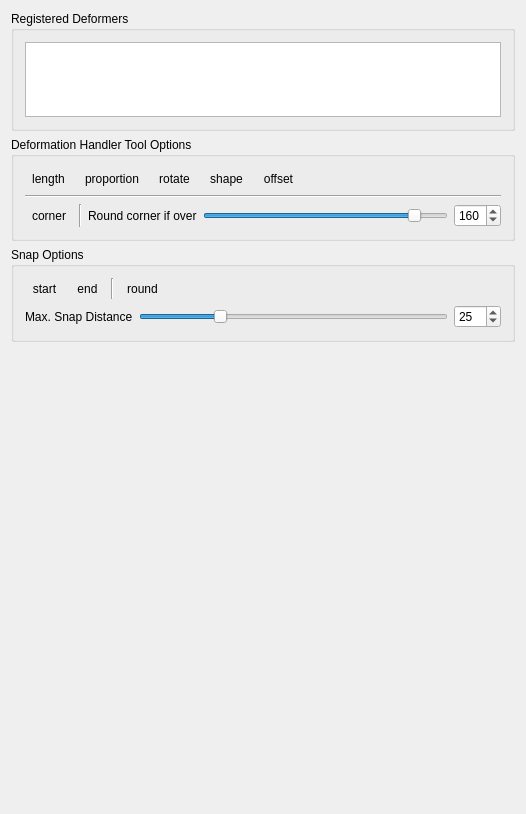
<?xml version="1.0" encoding="UTF-8"?>
<ui version="4.0">
 <class>toolPropertyContainer</class>
 <widget class="QWidget" name="toolPropertyContainer">
  <property name="geometry">
   <rect>
    <x>0</x>
    <y>0</y>
    <width>526</width>
    <height>814</height>
   </rect>
  </property>
  <property name="sizePolicy">
   <sizepolicy hsizetype="Preferred" vsizetype="Preferred">
    <horstretch>0</horstretch>
    <verstretch>0</verstretch>
   </sizepolicy>
  </property>
  <property name="windowTitle">
   <string>Form</string>
  </property>
  <layout class="QVBoxLayout" name="verticalLayout_2" stretch="0,0,0,0">
   <item>
    <widget class="QGroupBox" name="sNodeBox">
     <property name="title">
      <string>Registered Deformers</string>
     </property>
     <layout class="QVBoxLayout" name="verticalLayout_4">
      <item>
       <widget class="QTextEdit" name="nodeDisplayArea">
        <property name="sizePolicy">
         <sizepolicy hsizetype="Expanding" vsizetype="Fixed">
          <horstretch>0</horstretch>
          <verstretch>0</verstretch>
         </sizepolicy>
        </property>
        <property name="maximumSize">
         <size>
          <width>16777215</width>
          <height>75</height>
         </size>
        </property>
        <property name="undoRedoEnabled">
         <bool>true</bool>
        </property>
        <property name="readOnly">
         <bool>true</bool>
        </property>
       </widget>
      </item>
     </layout>
    </widget>
   </item>
   <item>
    <widget class="QGroupBox" name="toolOpBox">
     <property name="title">
      <string>Deformation Handler Tool Options</string>
     </property>
     <layout class="QVBoxLayout" name="verticalLayout_5">
      <item>
       <layout class="QHBoxLayout" name="horizontalLayout_7">
        <item>
         <widget class="QToolButton" name="keepLengthBtn">
          <property name="maximumSize">
           <size>
            <width>240000</width>
            <height>2000000</height>
           </size>
          </property>
          <property name="toolTip">
           <string>Constrain deformer length</string>
          </property>
          <property name="text">
           <string>length</string>
          </property>
          <property name="iconSize">
           <size>
            <width>24</width>
            <height>24</height>
           </size>
          </property>
          <property name="checkable">
           <bool>true</bool>
          </property>
          <property name="autoRaise">
           <bool>true</bool>
          </property>
         </widget>
        </item>
        <item>
         <widget class="QToolButton" name="keepProportionBtn">
          <property name="enabled">
           <bool>true</bool>
          </property>
          <property name="maximumSize">
           <size>
            <width>240000</width>
            <height>2000000</height>
           </size>
          </property>
          <property name="toolTip">
           <string>Maintain deformer and its handle lengths proportionally</string>
          </property>
          <property name="text">
           <string>proportion</string>
          </property>
          <property name="iconSize">
           <size>
            <width>24</width>
            <height>24</height>
           </size>
          </property>
          <property name="checkable">
           <bool>true</bool>
          </property>
          <property name="autoRaise">
           <bool>true</bool>
          </property>
         </widget>
        </item>
        <item>
         <widget class="QToolButton" name="keepRotationBtn">
          <property name="maximumSize">
           <size>
            <width>240000</width>
            <height>2000000</height>
           </size>
          </property>
          <property name="toolTip">
           <string>Constrain deformer rotation</string>
          </property>
          <property name="text">
           <string>rotate</string>
          </property>
          <property name="iconSize">
           <size>
            <width>24</width>
            <height>24</height>
           </size>
          </property>
          <property name="checkable">
           <bool>true</bool>
          </property>
          <property name="autoRaise">
           <bool>true</bool>
          </property>
         </widget>
        </item>
        <item>
         <widget class="QToolButton" name="keepShapeBtn">
          <property name="maximumSize">
           <size>
            <width>240000</width>
            <height>2000000</height>
           </size>
          </property>
          <property name="toolTip">
           <string>Constrain deformer shape</string>
          </property>
          <property name="text">
           <string>shape</string>
          </property>
          <property name="iconSize">
           <size>
            <width>24</width>
            <height>24</height>
           </size>
          </property>
          <property name="checkable">
           <bool>true</bool>
          </property>
          <property name="autoRaise">
           <bool>true</bool>
          </property>
         </widget>
        </item>
        <item>
         <widget class="QToolButton" name="keepOffsetRotationBtn">
          <property name="maximumSize">
           <size>
            <width>240000</width>
            <height>2000000</height>
           </size>
          </property>
          <property name="toolTip">
           <string>Constrain Offset node's orientation</string>
          </property>
          <property name="text">
           <string>offset</string>
          </property>
          <property name="iconSize">
           <size>
            <width>24</width>
            <height>24</height>
           </size>
          </property>
          <property name="checkable">
           <bool>true</bool>
          </property>
          <property name="autoRaise">
           <bool>true</bool>
          </property>
         </widget>
        </item>
        <item>
         <spacer name="horizontalSpacer_2">
          <property name="orientation">
           <enum>Qt::Horizontal</enum>
          </property>
          <property name="sizeHint" stdset="0">
           <size>
            <width>40</width>
            <height>20</height>
           </size>
          </property>
         </spacer>
        </item>
       </layout>
      </item>
      <item>
       <widget class="Line" name="line_2">
        <property name="orientation">
         <enum>Qt::Horizontal</enum>
        </property>
       </widget>
      </item>
      <item>
       <layout class="QHBoxLayout" name="horizontalLayout_3">
        <item>
         <widget class="QToolButton" name="cornerOpBtn">
          <property name="text">
           <string>corner</string>
          </property>
          <property name="iconSize">
           <size>
            <width>24</width>
            <height>24</height>
           </size>
          </property>
          <property name="checkable">
           <bool>false</bool>
          </property>
          <property name="autoExclusive">
           <bool>false</bool>
          </property>
          <property name="popupMode">
           <enum>QToolButton::InstantPopup</enum>
          </property>
          <property name="toolButtonStyle">
           <enum>Qt::ToolButtonIconOnly</enum>
          </property>
          <property name="autoRaise">
           <bool>true</bool>
          </property>
          <property name="arrowType">
           <enum>Qt::NoArrow</enum>
          </property>
         </widget>
        </item>
        <item>
         <widget class="Line" name="line_3">
          <property name="orientation">
           <enum>Qt::Vertical</enum>
          </property>
         </widget>
        </item>
        <item>
         <widget class="QLabel" name="cornerAngleLabel">
          <property name="text">
           <string>Round corner if over</string>
          </property>
         </widget>
        </item>
        <item>
         <widget class="QSlider" name="cornerAngleSlider">
          <property name="maximum">
           <number>180</number>
          </property>
          <property name="singleStep">
           <number>1</number>
          </property>
          <property name="value">
           <number>160</number>
          </property>
          <property name="orientation">
           <enum>Qt::Horizontal</enum>
          </property>
         </widget>
        </item>
        <item>
         <widget class="QSpinBox" name="cornerAngleSB">
          <property name="toolTip">
           <string/>
          </property>
          <property name="maximum">
           <number>180</number>
          </property>
          <property name="singleStep">
           <number>5</number>
          </property>
          <property name="value">
           <number>160</number>
          </property>
         </widget>
        </item>
       </layout>
      </item>
     </layout>
    </widget>
   </item>
   <item>
    <widget class="QGroupBox" name="snapOpBox">
     <property name="sizePolicy">
      <sizepolicy hsizetype="Preferred" vsizetype="Preferred">
       <horstretch>0</horstretch>
       <verstretch>0</verstretch>
      </sizepolicy>
     </property>
     <property name="title">
      <string>Snap Options</string>
     </property>
     <layout class="QVBoxLayout" name="verticalLayout">
      <item>
       <layout class="QHBoxLayout" name="horizontalLayout_2">
        <item>
         <widget class="QToolButton" name="snapStartBtn">
          <property name="maximumSize">
           <size>
            <width>240000</width>
            <height>2000000</height>
           </size>
          </property>
          <property name="toolTip">
           <string>Snap start point to the closest point on deformer</string>
          </property>
          <property name="styleSheet">
           <string notr="true"/>
          </property>
          <property name="text">
           <string>start</string>
          </property>
          <property name="iconSize">
           <size>
            <width>24</width>
            <height>24</height>
           </size>
          </property>
          <property name="checkable">
           <bool>true</bool>
          </property>
          <property name="autoRaise">
           <bool>true</bool>
          </property>
         </widget>
        </item>
        <item>
         <widget class="QToolButton" name="snapEndBtn">
          <property name="maximumSize">
           <size>
            <width>240000</width>
            <height>2000000</height>
           </size>
          </property>
          <property name="toolTip">
           <string>Snap end point to the closest point on deformer</string>
          </property>
          <property name="layoutDirection">
           <enum>Qt::LeftToRight</enum>
          </property>
          <property name="text">
           <string>end</string>
          </property>
          <property name="iconSize">
           <size>
            <width>24</width>
            <height>24</height>
           </size>
          </property>
          <property name="checkable">
           <bool>true</bool>
          </property>
          <property name="autoRaise">
           <bool>true</bool>
          </property>
         </widget>
        </item>
        <item>
         <widget class="Line" name="line">
          <property name="orientation">
           <enum>Qt::Vertical</enum>
          </property>
         </widget>
        </item>
        <item>
         <widget class="QToolButton" name="roundSnappedBtn">
          <property name="maximumSize">
           <size>
            <width>240000</width>
            <height>2000000</height>
           </size>
          </property>
          <property name="toolTip">
           <string>Round corner of the snapped point</string>
          </property>
          <property name="text">
           <string>round</string>
          </property>
          <property name="iconSize">
           <size>
            <width>24</width>
            <height>24</height>
           </size>
          </property>
          <property name="checkable">
           <bool>true</bool>
          </property>
          <property name="autoRaise">
           <bool>true</bool>
          </property>
         </widget>
        </item>
        <item>
         <spacer name="horizontalSpacer">
          <property name="orientation">
           <enum>Qt::Horizontal</enum>
          </property>
          <property name="sizeHint" stdset="0">
           <size>
            <width>40</width>
            <height>20</height>
           </size>
          </property>
         </spacer>
        </item>
       </layout>
      </item>
      <item>
       <layout class="QHBoxLayout" name="horizontalLayout">
        <property name="topMargin">
         <number>0</number>
        </property>
        <item>
         <widget class="QLabel" name="snapDistLabel">
          <property name="text">
           <string>Max. Snap Distance</string>
          </property>
         </widget>
        </item>
        <item>
         <widget class="QSlider" name="snapDistSlider">
          <property name="maximum">
           <number>100</number>
          </property>
          <property name="pageStep">
           <number>5</number>
          </property>
          <property name="value">
           <number>25</number>
          </property>
          <property name="orientation">
           <enum>Qt::Horizontal</enum>
          </property>
         </widget>
        </item>
        <item>
         <widget class="QSpinBox" name="snapDistSB">
          <property name="maximum">
           <number>100</number>
          </property>
          <property name="singleStep">
           <number>5</number>
          </property>
          <property name="value">
           <number>25</number>
          </property>
         </widget>
        </item>
       </layout>
      </item>
     </layout>
    </widget>
   </item>
   <item>
    <spacer name="verticalSpacer">
     <property name="orientation">
      <enum>Qt::Vertical</enum>
     </property>
     <property name="sizeHint" stdset="0">
      <size>
       <width>20</width>
       <height>40</height>
      </size>
     </property>
    </spacer>
   </item>
  </layout>
 </widget>
 <layoutdefault spacing="6" margin="11"/>
 <resources/>
 <connections>
  <connection>
   <sender>snapDistSlider</sender>
   <signal>valueChanged(int)</signal>
   <receiver>snapDistSB</receiver>
   <slot>setValue(int)</slot>
   <hints>
    <hint type="sourcelabel">
     <x>498</x>
     <y>40</y>
    </hint>
    <hint type="destinationlabel">
     <x>698</x>
     <y>47</y>
    </hint>
   </hints>
  </connection>
  <connection>
   <sender>snapDistSB</sender>
   <signal>valueChanged(int)</signal>
   <receiver>snapDistSlider</receiver>
   <slot>setValue(int)</slot>
   <hints>
    <hint type="sourcelabel">
     <x>698</x>
     <y>39</y>
    </hint>
    <hint type="destinationlabel">
     <x>537</x>
     <y>44</y>
    </hint>
   </hints>
  </connection>
  <connection>
   <sender>cornerAngleSlider</sender>
   <signal>valueChanged(int)</signal>
   <receiver>cornerAngleSB</receiver>
   <slot>setValue(int)</slot>
   <hints>
    <hint type="sourcelabel">
     <x>258</x>
     <y>62</y>
    </hint>
    <hint type="destinationlabel">
     <x>484</x>
     <y>62</y>
    </hint>
   </hints>
  </connection>
  <connection>
   <sender>cornerAngleSB</sender>
   <signal>valueChanged(int)</signal>
   <receiver>cornerAngleSlider</receiver>
   <slot>setValue(int)</slot>
   <hints>
    <hint type="sourcelabel">
     <x>484</x>
     <y>62</y>
    </hint>
    <hint type="destinationlabel">
     <x>258</x>
     <y>62</y>
    </hint>
   </hints>
  </connection>
 </connections>
</ui>
